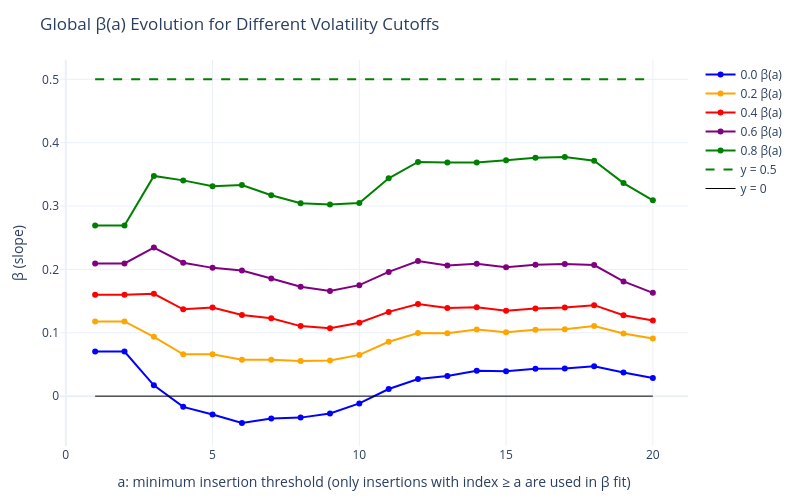

Notebook cell for this chart:
### Code cell
import numpy as np
import pandas as pd
import plotly.graph_objects as go
from sklearn.linear_model import LinearRegression

DEBUG = True
MAX_IDS_TO_PRINT = 20

def _safe_col(points_df, preferred, fallbacks):
    if preferred in points_df.columns:
        return preferred
    for c in fallbacks:
        if c in points_df.columns:
            return c
    return None

def debug_points_df(points_df, tag=""):
    print(f"\n=== [DEBUG] points_df summary {tag} ===")
    if points_df is None:
        print("points_df is None")
        return

    print(f"shape: {points_df.shape}")
    print(f"columns: {list(points_df.columns)}")
    if len(points_df) == 0:
        print("points_df is EMPTY.")
        return

    # Show head/tail small
    with pd.option_context('display.max_columns', None, 'display.width', 120):
        print("head(3):")
        print(points_df.head(3))
        print("tail(3):")
        print(points_df.tail(3))

    # NA counts
    na_counts = points_df.isna().sum()
    print("NA counts per column:")
    print(na_counts.to_dict())

    # Determine likely columns
    col_x = _safe_col(points_df, "log_qv", ["x", "log_QV", "log_qv"])
    col_y = _safe_col(points_df, "log_impact", ["y", "logImpact", "log_impact"])
    col_i = _safe_col(points_df, "ins_idx", ["ins_idx", "insertion_idx", "idx"])

    # Basic stats for X/Y
    if col_x:
        xvals = pd.to_numeric(points_df[col_x], errors="coerce").replace([np.inf, -np.inf], np.nan).dropna()
        if len(xvals):
            print(f"{col_x}: count={len(xvals)}, min={xvals.min():.6f}, max={xvals.max():.6f}, mean={xvals.mean():.6f}, std={xvals.std():.6f}")
        else:
            print(f"{col_x}: no valid numeric values")
    else:
        print("Could not find X column (log_qv / x / log_QV).")

    if col_y:
        yvals = pd.to_numeric(points_df[col_y], errors="coerce").replace([np.inf, -np.inf], np.nan).dropna()
        if len(yvals):
            print(f"{col_y}: count={len(yvals)}, min={yvals.min():.6f}, max={yvals.max():.6f}, mean={yvals.mean():.6f}, std={yvals.std():.6f}")
        else:
            print(f"{col_y}: no valid numeric values")
    else:
        print("Could not find Y column (log_impact / y / logImpact).")

    # Insertion index diagnostics
    if col_i:
        ii = pd.to_numeric(points_df[col_i], errors="coerce").dropna().astype(int)
        if len(ii):
            print(f"{col_i}: min={ii.min()}, max={ii.max()}, unique_count={ii.nunique()}")
            # Check gaps
            expected = set(range(ii.min(), ii.max()+1))
            missing = sorted(list(expected.difference(set(ii.unique()))))
            if missing:
                print(f"{col_i}: missing indices in [{ii.min()}..{ii.max()}]: {missing[:30]}{' ...' if len(missing)>30 else ''}")
            else:
                print(f"{col_i}: contiguous in [{ii.min()}..{ii.max()}]")
        else:
            print(f"{col_i}: no valid indices")
    else:
        print("No insertion index column found (ins_idx / insertion_idx / idx).")

def debug_beta_trace(beta_trace, tag=""):
    print(f"\n=== [DEBUG] beta_trace summary {tag} ===")
    if beta_trace is None:
        print("beta_trace is None")
        return

    x = np.asarray(beta_trace.x)
    y = np.asarray(beta_trace.y)

    print(f"len(x)={len(x)}, len(y)={len(y)}")
    if len(x) == 0:
        print("Empty beta trace.")
        return

    # Monotonicity of x
    mono = np.all(np.diff(x) >= 0)
    print(f"x range: [{np.min(x)}, {np.max(x)}], monotonic_non_decreasing={mono}")

    # First/last values
    print(f"first point: a={x[0]}, beta={y[0] if len(y)>0 else None}")
    print(f" last point: a={x[-1]}, beta={y[-1] if len(y)>0 else None}")

    # NaN/inf checks
    n_nan = int(np.sum(~np.isfinite(y)))
    print(f"β finite count={len(y)-n_nan}, non-finite count={n_nan}")

def recompute_full_beta(points_df):
    """OLS slope β over ALL points in points_df (if columns present)."""
    if points_df is None or len(points_df) < 2:
        return np.nan

    col_x = _safe_col(points_df, "log_qv", ["x", "log_QV", "log_qv"])
    col_y = _safe_col(points_df, "log_impact", ["y", "logImpact", "log_impact"])
    if (col_x is None) or (col_y is None):
        return np.nan

    X = pd.to_numeric(points_df[col_x], errors="coerce").replace([np.inf, -np.inf], np.nan)
    Y = pd.to_numeric(points_df[col_y], errors="coerce").replace([np.inf, -np.inf], np.nan)
    mask = X.notna() & Y.notna()
    X = X[mask].to_numpy().reshape(-1, 1)
    Y = Y[mask].to_numpy()
    if len(X) < 2:
        return np.nan
    lr = LinearRegression().fit(X, Y)
    return float(lr.coef_[0])

# =================== YOUR ORIGINAL BLOCK + DEBUG PRINTS ===================

cutoffs = np.round(np.arange(0.0, 1.0, 0.2), 2)  # Includes 0.0 to 0.9
filtered_sample_numbers = {}

for vcut in cutoffs:
    x_filt, all_series_filt, merged_filt, hist_steps_filt, gen_block_filt = prepare_volatility_filtered_series(
        merged, hist_msgs, n_gen_msgs, midprice_step_size, volatility_cutoff=vcut)
    filtered_sample_numbers[vcut] = list(merged_filt['id'])
    print(f"Cutoff {vcut}: {len(filtered_sample_numbers[vcut])} samples")

fig = go.Figure()
cutoff_colors = {
    0.0: "blue", 0.1: "cyan", 0.2: "orange", 0.3: "magenta", 0.4: "red",
    0.5: "brown", 0.6: "purple", 0.7: "gray", 0.8: "green", 0.9: "black"
}

# Ensure 0.0 is plotted first
ordered_cutoffs = sorted(filtered_sample_numbers.keys(), key=lambda x: (x != 0.0, x))

for vcut in ordered_cutoffs:
    sample_ids = filtered_sample_numbers[vcut]

    if DEBUG:
        print(f"\n=== [DEBUG] cutoff {vcut} ===")
        print(f"sample_ids[{len(sample_ids)}]: {sample_ids[:MAX_IDS_TO_PRINT]}{' ...' if len(sample_ids)>MAX_IDS_TO_PRINT else ''}")

    # Dicts filtered to available keys
    b_dict_filt = {k: b_dict[k] for k in sample_ids if k in b_dict}
    m_dict_filt = {k: m_dict[k] for k in sample_ids if k in m_dict}

    if DEBUG:
        missing_b = set(sample_ids) - set(b_dict_filt.keys())
        missing_m = set(sample_ids) - set(m_dict_filt.keys())
        if missing_b:
            print(f"[WARN] missing {len(missing_b)} ids in b_dict: {sorted(list(missing_b))[:MAX_IDS_TO_PRINT]}{' ...' if len(missing_b)>MAX_IDS_TO_PRINT else ''}")
        if missing_m:
            print(f"[WARN] missing {len(missing_m)} ids in m_dict: {sorted(list(missing_m))[:MAX_IDS_TO_PRINT]}{' ...' if len(missing_m)>MAX_IDS_TO_PRINT else ''}")

    fig_cut, points_df = global_beta_plot_from_raw(
        b_dict_filt, m_dict_filt, all_series, x,
        hist_steps=hist_steps,
        gen_block=gen_block,
        num_insertions=num_insertions,
        beta_theory=0.5,
        samples_used=None,
        special_first=(79, 15),
        nbins_hist=30
    )

    # ---- EXTRA DEBUG: tail-window composition per a ----
    def _safe_num(v, n=6):
        try:
            return float(np.round(v, n))
        except Exception:
            return v

    if points_df is not None and len(points_df):
        # Name mapping for safety
        COL_INS = "insertion"
        COL_X   = "x"   # your points_df uses 'x'/'y'
        COL_Y   = "y"

        if not {COL_INS, COL_X, COL_Y}.issubset(points_df.columns):
            print(f"[ERROR] points_df missing cols for debug: need {COL_INS},{COL_X},{COL_Y}")
        else:
            ins_min, ins_max = int(points_df[COL_INS].min()), int(points_df[COL_INS].max())
            print(f"[A-DEBUG] insertion range in points_df: [{ins_min}..{ins_max}]")
            # choose a grid of a's to print
            a_grid = list(range(ins_min, ins_max + 1))
            # or: a_grid = [ins_min, 5, 10, 15, ins_max]

            # Precompute a full OLS slope for comparison
            from sklearn.linear_model import LinearRegression
            lr = LinearRegression()
            X_all = points_df[COL_X].to_numpy().reshape(-1,1)
            y_all = points_df[COL_Y].to_numpy()
            lr.fit(X_all, y_all)
            beta_full_all = float(lr.coef_[0])
            print(f"[A-DEBUG] β_full over ALL points = {_safe_num(beta_full_all)}")

            # Per-a stats
            for a in a_grid:
                sub = points_df[points_df[COL_INS] >= a]
                n = len(sub)
                if n >= 2:
                    X = sub[COL_X].to_numpy().reshape(-1,1)
                    y = sub[COL_Y].to_numpy()
                    lr.fit(X, y)
                    beta_a = float(lr.coef_[0])
                else:
                    beta_a = np.nan

                used_ids = sub["sample_id"].unique() if "sample_id" in sub.columns else []
                print(
                    f"[A-DEBUG] a={a:>2d} | used_points={n:<4d} | β(a)={_safe_num(beta_a)} | "
                    f"ins_range=[{int(sub[COL_INS].min()) if n else '–'}..{int(sub[COL_INS].max()) if n else '–'}] | "
                    f"samples_used={len(used_ids)}"
                )

                # Optional: show a tiny preview of which insertions are present
                if n:
                    cnt_by_ins = sub[COL_INS].value_counts().sort_index()
                    preview = ", ".join([f"{i}:{cnt_by_ins[i]}" for i in cnt_by_ins.index[:5]])
                    tail_preview = ", ".join([f"{i}:{cnt_by_ins[i]}" for i in cnt_by_ins.index[-5:]])
                    print(f"          counts by insertion (head): {preview}")
                    if len(cnt_by_ins) > 5:
                        print(f"          counts by insertion (tail): {tail_preview}")


    if DEBUG:
        debug_points_df(points_df, tag=f"(cutoff={vcut})")

    if fig_cut is not None and len(fig_cut.data) > 0:
        beta_trace = fig_cut.data[0]

        if DEBUG:
            debug_beta_trace(beta_trace, tag=f"(cutoff={vcut})")

            # Cross‑check: full OLS on all points vs β at smallest a (tail window includes all points)
            beta_full = recompute_full_beta(points_df)
            try:
                a_vals = np.asarray(beta_trace.x)
                betas  = np.asarray(beta_trace.y)
                a_min_idx = int(np.nanargmin(a_vals)) if len(a_vals) else None
                beta_at_min_a = betas[a_min_idx] if a_min_idx is not None else np.nan
            except Exception:
                a_min_idx, beta_at_min_a = None, np.nan

            print(f"[CHECK] β_full(all points) = {beta_full:.6f}")
            print(f"[CHECK] β at min(a) (should match full if min(a)=0 and uses all points) = {beta_at_min_a:.6f}")

            if np.isfinite(beta_full) and np.isfinite(beta_at_min_a):
                diff = abs(beta_full - beta_at_min_a)
                if diff > 1e-3:
                    print(f"[WARN] β mismatch full vs min(a): diff={diff:.6f} (check filtering/weights)")

        label = f"0.0 β(a)" if vcut == 0.0 else f"{vcut} β(a)"
        fig.add_trace(go.Scatter(
            x=beta_trace.x,
            y=beta_trace.y,
            mode="lines+markers",
            marker=dict(size=6),
            name=label,
            line=dict(color=cutoff_colors.get(vcut, None))
        ))
    else:
        if DEBUG:
            print(f"[WARN] fig_cut is None or has no data for cutoff {vcut}")

# Visual guides
a_values = fig.data[0].x if len(fig.data) > 0 else np.arange(1, num_insertions + 1)
fig.add_trace(go.Scatter(
    x=[min(a_values), max(a_values)],
    y=[0.5, 0.5],
    mode="lines",
    line=dict(color="green", dash="dash"),
    name="y = 0.5"
))
fig.add_trace(go.Scatter(
    x=[min(a_values), max(a_values)],
    y=[0, 0],
    mode="lines",
    line=dict(color="black", width=1),
    name="y = 0"
))
fig.update_xaxes(title_text="a: minimum insertion threshold (only insertions with index ≥ a are used in β fit)")
fig.update_yaxes(title_text="β (slope)")
fig.update_layout(
    title="Global β(a) Evolution for Different Volatility Cutoffs",
    template="plotly_white",
    width=800,
    height=500,
    margin=dict(t=60, r=30, b=50, l=60),
    legend=dict(orientation="v"),
)
fig.show()

### Figure 1 — Plotly figure (JSON) as saved in the notebook; plotly's stock layout.template omitted (floating-point values rounded to 4 significant figures)
{"data": [{"line": {"color": "blue"}, "marker": {"size": 6}, "mode": "lines+markers", "name": "0.0 β(a)", "type": "scatter", "x": [1, 2, 3, 4, 5, 6, 7, 8, 9, 10, 11, 12, 13, 14, 15, 16, 17, 18, 19, 20], "y": [0.07035, 0.07035, 0.017, -0.01692, -0.02886, -0.0423, -0.03521, -0.03388, -0.02748, -0.01143, 0.01129, 0.02707, 0.03174, 0.04018, 0.03934, 0.04319, 0.04374, 0.04723, 0.03736, 0.02847]}, {"line": {"color": "orange"}, "marker": {"size": 6}, "mode": "lines+markers", "name": "0.2 β(a)", "type": "scatter", "x": [1, 2, 3, 4, 5, 6, 7, 8, 9, 10, 11, 12, 13, 14, 15, 16, 17, 18, 19, 20], "y": [0.118, 0.118, 0.09358, 0.06611, 0.06603, 0.05739, 0.05759, 0.05561, 0.05615, 0.06507, 0.08587, 0.0995, 0.09909, 0.1051, 0.1008, 0.1048, 0.1056, 0.1107, 0.09902, 0.09104]}, {"line": {"color": "red"}, "marker": {"size": 6}, "mode": "lines+markers", "name": "0.4 β(a)", "type": "scatter", "x": [1, 2, 3, 4, 5, 6, 7, 8, 9, 10, 11, 12, 13, 14, 15, 16, 17, 18, 19, 20], "y": [0.1602, 0.1602, 0.1614, 0.137, 0.1398, 0.128, 0.1229, 0.1105, 0.1072, 0.1158, 0.133, 0.1453, 0.1393, 0.1403, 0.1347, 0.1384, 0.14, 0.1436, 0.1277, 0.1194]}, {"line": {"color": "purple"}, "marker": {"size": 6}, "mode": "lines+markers", "name": "0.6 β(a)", "type": "scatter", "x": [1, 2, 3, 4, 5, 6, 7, 8, 9, 10, 11, 12, 13, 14, 15, 16, 17, 18, 19, 20], "y": [0.2094, 0.2094, 0.2345, 0.2106, 0.2024, 0.1982, 0.1856, 0.1725, 0.1659, 0.1751, 0.1961, 0.2131, 0.2062, 0.209, 0.2033, 0.2075, 0.2087, 0.2069, 0.1811, 0.163]}, {"line": {"color": "green"}, "marker": {"size": 6}, "mode": "lines+markers", "name": "0.8 β(a)", "type": "scatter", "x": [1, 2, 3, 4, 5, 6, 7, 8, 9, 10, 11, 12, 13, 14, 15, 16, 17, 18, 19, 20], "y": [0.2691, 0.2691, 0.3475, 0.3405, 0.3311, 0.3331, 0.3171, 0.3045, 0.3026, 0.3048, 0.3438, 0.3695, 0.3687, 0.3686, 0.3722, 0.3761, 0.3774, 0.3716, 0.3362, 0.309]}, {"line": {"color": "green", "dash": "dash"}, "mode": "lines", "name": "y = 0.5", "type": "scatter", "x": [1, 20], "y": [0.5, 0.5]}, {"line": {"color": "black", "width": 1}, "mode": "lines", "name": "y = 0", "type": "scatter", "x": [1, 20], "y": [0, 0]}], "layout": {"height": 500, "legend": {"orientation": "v"}, "margin": {"b": 50, "l": 60, "r": 30, "t": 60}, "title": {"text": "Global β(a) Evolution for Different Volatility Cutoffs"}, "width": 800, "xaxis": {"title": {"text": "a: minimum insertion threshold (only insertions with index ≥ a are used in β fit)"}}, "yaxis": {"title": {"text": "β (slope)"}}}}
